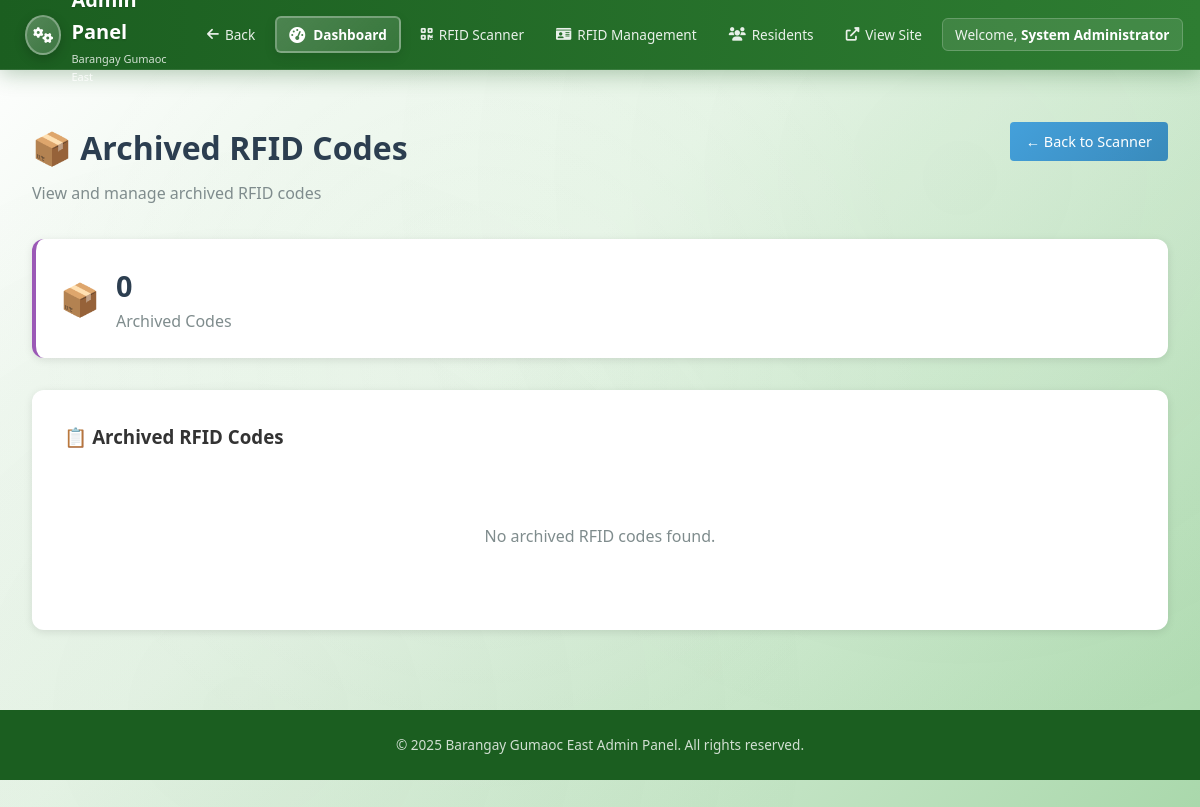
Page /admin/archived-rfid.php (signed in) on the earlier database version.
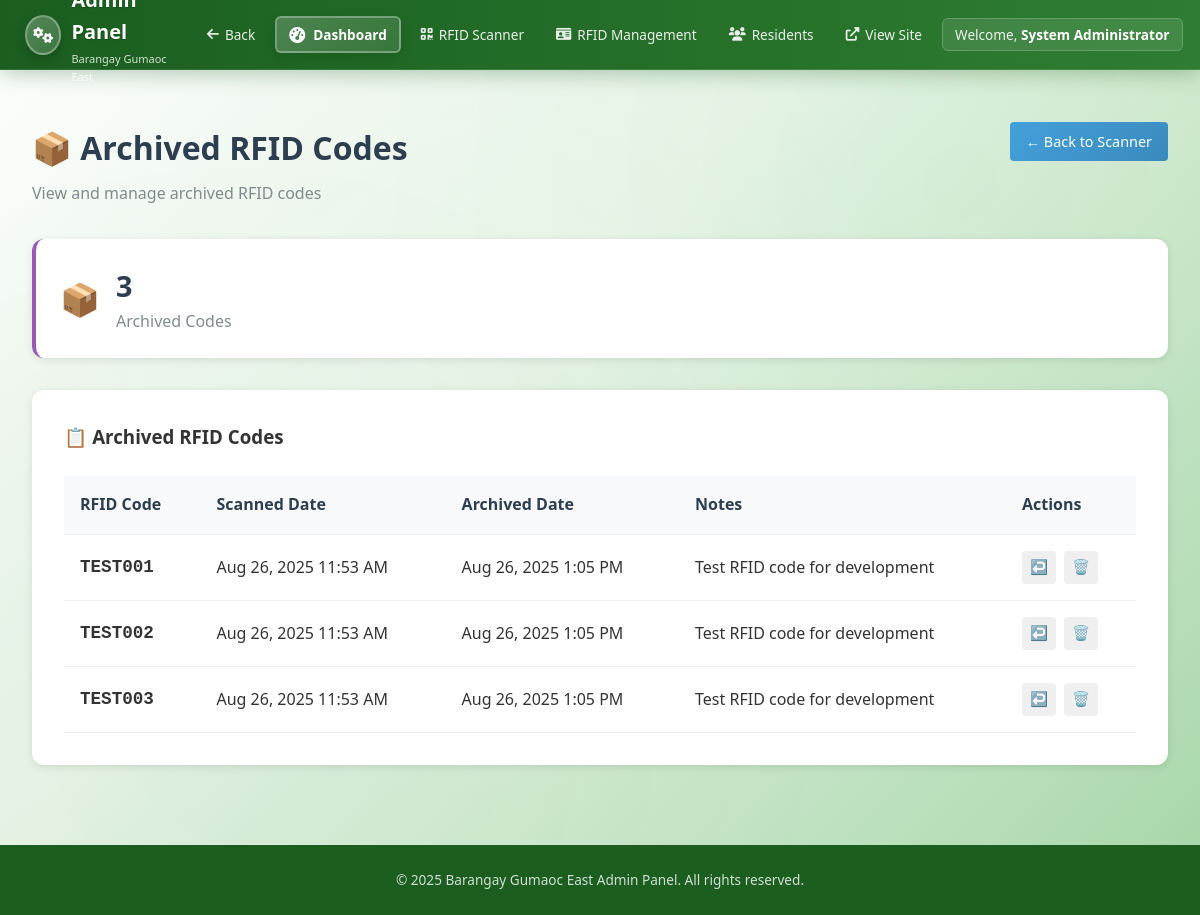
Same page on the later database version.
### tables this page shows
CREATE TABLE `scanned_rfid_codes` (
  `id` int(11) NOT NULL,
  `rfid_code` varchar(50) NOT NULL,
  `status` enum('available','assigned','disabled','archived') DEFAULT 'available',
  `scanned_at` timestamp NOT NULL DEFAULT current_timestamp(),
  `assigned_at` timestamp NULL DEFAULT NULL,
  `assigned_to_resident_id` int(11) DEFAULT NULL,
  `assigned_to_email` varchar(255) DEFAULT NULL,
  `scanned_by_admin_id` int(11) DEFAULT NULL,
  `notes` text DEFAULT NULL,
  `created_at` timestamp NOT NULL DEFAULT current_timestamp(),
  `updated_at` timestamp NOT NULL DEFAULT current_timestamp() ON UPDATE current_timestamp()
);

### admin/archived-rfid.php (the view, shortened to what this page needs)
<?php
include '../includes/db_connect.php';
$page = (int)($_GET['page'] ?? 1);
$per_page = 20;
$offset = ($page - 1) * $per_page;
$total_stmt = $pdo->query("SELECT COUNT(*) FROM scanned_rfid_codes WHERE status = 'archived'");
$total_codes = $total_stmt->fetchColumn();
$codes_stmt = $pdo->prepare("
    SELECT s.*,
           r.first_name, r.last_name, r.email as resident_email
    FROM scanned_rfid_codes s
    LEFT JOIN residents r ON s.assigned_to_resident_id = r.id
    WHERE s.status = 'archived'
    ORDER BY s.scanned_at DESC
    LIMIT $per_page OFFSET $offset
");
$codes_stmt->execute();
$archived_codes = $codes_stmt->fetchAll(PDO::FETCH_ASSOC);
include '../includes/admin_header.php';
?>
<div class="admin-content">
    <div class="content-header">
        <h1>📦 Archived RFID Codes</h1>
        <p>View and manage archived RFID codes</p>
        <a href="rfid-scanner.php" class="btn-back">← Back to Scanner</a>
    </div>
    <div class="stats-grid">
        <div class="stat-card total">
            <div class="stat-icon">📦</div>
            <div class="stat-info">
                <h3><?php echo $total_codes; ?></h3>
                <p>Archived Codes</p>
            </div>
        </div>
    </div>
    <div class="codes-section">
        <div class="section-header">
            <h3>📋 Archived RFID Codes</h3>
        </div>
        <?php if (empty($archived_codes)): ?>
            <div class="no-codes">
                <p>No archived RFID codes found.</p>
            </div>
        <?php else: ?>
            <div class="codes-table-wrapper">
                <table class="codes-table">
                    <thead>
                        <tr>
                            <th>RFID Code</th>
                            <th>Scanned Date</th>
                            <th>Archived Date</th>
                            <th>Notes</th>
                            <th>Actions</th>
                        </tr>
                    </thead>
                    <tbody>
                        <?php foreach ($archived_codes as $code): ?>
                        <tr>
                            <td class="rfid-code"><?php echo htmlspecialchars($code['rfid_code']); ?></td>
                            <td><?php echo date('M j, Y g:i A', strtotime($code['scanned_at'])); ?></td>
                            <td><?php echo date('M j, Y g:i A', strtotime($code['updated_at'])); ?></td>
                            <td><?php echo htmlspecialchars($code['notes'] ?: 'No notes'); ?></td>
                            <td>
                                <div class="action-buttons">
                                    <form method="POST" style="display: inline;" onsubmit="return confirm('Restore this RFID code?')">
                                        <button type="submit" class="btn-action btn-restore" title="Restore">↩️</button>
                                    </form>
                                    <form method="POST" style="display: inline;" onsubmit="return confirm('Permanently delete this RFID code? This action cannot be undone.')">
                                        <button type="submit" class="btn-action btn-delete" title="Delete Permanently">🗑️</button>
                                    </form>
                                </div>
                            </td>
                        </tr>
                        <?php endforeach; ?>
                    </tbody>
                </table>
            </div>
        <?php endif; ?>
    </div>
</div>
<?php include '../includes/admin_footer.php'; ?>

Differences in the rows shown:
added scanned_rfid_codes: rfid_code "TEST001", scanned_at "Aug 26, 2025 11:53 AM", updated_at "Aug 26, 2025 1:05 PM", notes "Test RFID code for development"
added scanned_rfid_codes: rfid_code "TEST002", scanned_at "Aug 26, 2025 11:53 AM", updated_at "Aug 26, 2025 1:05 PM", notes "Test RFID code for development"
added scanned_rfid_codes: rfid_code "TEST003", scanned_at "Aug 26, 2025 11:53 AM", updated_at "Aug 26, 2025 1:05 PM", notes "Test RFID code for development"
Other differences:
$total_codes: "0" → "3"
text no longer shown: "No archived RFID codes found."
text now shown: "RFID Code Scanned Date Archived Date Notes Actions"
